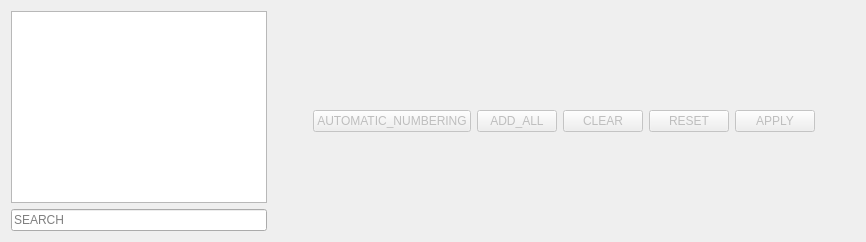
<?xml version="1.0" encoding="UTF-8"?>
<ui version="4.0">
 <class>ListTab</class>
 <widget class="QWidget" name="ListTab">
  <property name="windowTitle">
   <string notr="true">Form</string>
  </property>
  <layout class="QHBoxLayout" name="horizontalLayout_2">
   <item>
    <layout class="QHBoxLayout" name="hl0">
     <item>
      <layout class="QVBoxLayout" name="verticalLayout">
       <item>
        <widget class="QListWidget" name="listWidget">
         <property name="minimumSize">
          <size>
           <width>200</width>
           <height>0</height>
          </size>
         </property>
         <property name="selectionMode">
          <enum>QAbstractItemView::ExtendedSelection</enum>
         </property>
        </widget>
       </item>
       <item>
        <layout class="QVBoxLayout" name="verticalLayout_2">
         <item>
          <widget class="QLineEdit" name="filterLineEdit">
           <property name="placeholderText">
            <string>SEARCH</string>
           </property>
          </widget>
         </item>
        </layout>
       </item>
      </layout>
     </item>
     <item>
      <layout class="QVBoxLayout" name="vl1">
       <item>
        <layout class="QHBoxLayout" name="form"/>
       </item>
       <item>
        <layout class="QHBoxLayout" name="hl2_1">
         <item>
          <spacer name="horizontalSpacer">
           <property name="orientation">
            <enum>Qt::Horizontal</enum>
           </property>
           <property name="sizeHint" stdset="0">
            <size>
             <width>40</width>
             <height>20</height>
            </size>
           </property>
          </spacer>
         </item>
         <item>
          <widget class="QPushButton" name="autonumberingB">
           <property name="enabled">
            <bool>false</bool>
           </property>
           <property name="text">
            <string>AUTOMATIC_NUMBERING</string>
           </property>
          </widget>
         </item>
         <item>
          <widget class="QPushButton" name="addAllButton">
           <property name="enabled">
            <bool>false</bool>
           </property>
           <property name="text">
            <string>ADD_ALL</string>
           </property>
          </widget>
         </item>
         <item>
          <widget class="QPushButton" name="clearB">
           <property name="enabled">
            <bool>false</bool>
           </property>
           <property name="text">
            <string>CLEAR</string>
           </property>
          </widget>
         </item>
         <item>
          <widget class="QPushButton" name="resetButton">
           <property name="enabled">
            <bool>false</bool>
           </property>
           <property name="text">
            <string>RESET</string>
           </property>
          </widget>
         </item>
         <item>
          <widget class="QPushButton" name="applyButton">
           <property name="enabled">
            <bool>false</bool>
           </property>
           <property name="text">
            <string>APPLY</string>
           </property>
          </widget>
         </item>
         <item>
          <spacer name="horizontalSpacer_2">
           <property name="orientation">
            <enum>Qt::Horizontal</enum>
           </property>
           <property name="sizeHint" stdset="0">
            <size>
             <width>40</width>
             <height>20</height>
            </size>
           </property>
          </spacer>
         </item>
        </layout>
       </item>
      </layout>
     </item>
    </layout>
   </item>
  </layout>
 </widget>
 <resources/>
 <connections/>
</ui>
